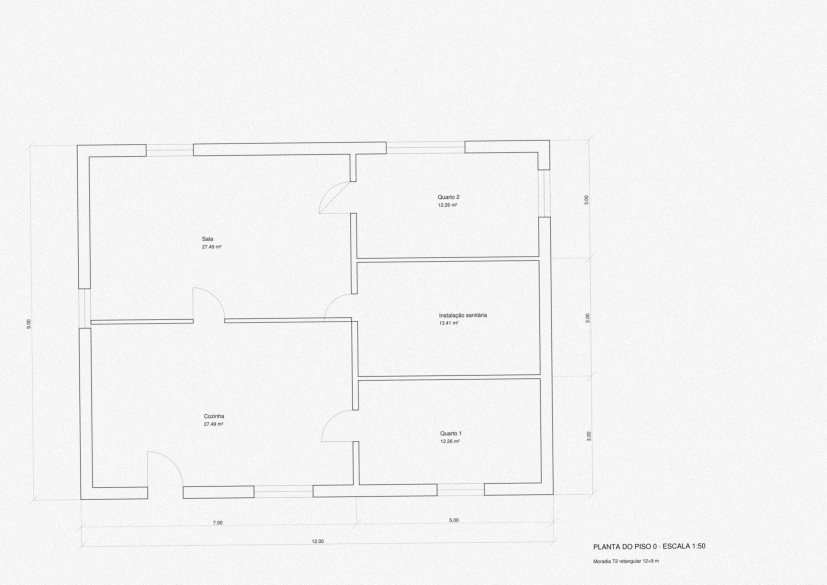
#> input picture backend/tests/fixtures/geometria/casa_a_scan.jpg, 2481 x 1754 px (shown at 1/3 size)
$ python -i raster.py   (imports and definitions only)
#> lines starting #> are read from the running program, lines starting #| are printed output that depends on the picture; after the words box and inside, x2 and y2 are one past the last pixel; in counts of white or black regions, pixels touching at a corner belong together
"""Digitalização / foto / imagem → traços vetoriais, para seguir exatamente o mesmo motor que um PDF vetorial.

Etapas: binarização robusta (fundo irregular, ruído) → endireitamento pelo ângulo dominante dos traços → esqueleto
(eixo de cada traço desenhado) → segmentos retos (Hough probabilístico sobre o esqueleto) → alinhamento ortogonal
dos segmentos quase horizontais/verticais → fusão dos colineares. Coordenadas devolvidas no referencial da imagem
ORIGINAL (a rotação é desfeita), para a sobreposição no ecrã bater certo com o que o utilizador vê.

Substitui, para a leitura automática, o detetor Canny + Hough (`engines/plan_cv.detect_walls`), que confundia paredes,
cotas e hachuras. Um modelo treinado (segmentação) poderá substituir `vetorizar` mais tarde sem mudar o resto.
"""
from __future__ import annotations

import base64
import math

import cv2
import numpy as np


def _carregar(imagem) -> np.ndarray:
    if isinstance(imagem, np.ndarray):
        img = imagem
    else:
        if isinstance(imagem, str):
            imagem = base64.b64decode(imagem.split(",", 1)[-1])
        img = cv2.imdecode(np.frombuffer(imagem, np.uint8), cv2.IMREAD_UNCHANGED)
    if img is None:
        raise ValueError("imagem ilegível")
    if img.ndim == 3:
        if img.shape[2] == 4:
            alpha = img[:, :, 3:4].astype(float) / 255
            img = (img[:, :, :3] * alpha + 255 * (1 - alpha)).astype(np.uint8)
        img = cv2.cvtColor(img, cv2.COLOR_BGR2GRAY)
    return img


def binarizar(gray: np.ndarray) -> np.ndarray:
    """Tinta = 1. Fundo irregular corrigido por divisão pelo fundo estimado; ruído isolado removido."""
    fundo = cv2.medianBlur(gray, 31) if min(gray.shape) > 64 else np.full_like(gray, 255)
    norm = cv2.divide(gray, np.maximum(fundo, 1), scale=255)
    norm = cv2.GaussianBlur(norm, (3, 3), 0)
    otsu, _ = cv2.threshold(norm, 0, 255, cv2.THRESH_BINARY + cv2.THRESH_OTSU)
    # Os traços finos (vidros, folhas de porta, linhas de cota) ficam cinzentos depois da digitalização: o limiar de Otsu,
    # que separa o preto do branco, perde-os. Limiar = fundo − 4 desvios do ruído do fundo (estimado pela MAD).
    fundo_px = norm[norm > max(otsu, 200)]
    sigma = 1.4826 * float(np.median(np.abs(fundo_px - np.median(fundo_px)))) if fundo_px.size else 8.0
    limiar = max(float(otsu), min(245.0, float(np.median(fundo_px) if fundo_px.size else 255) - max(12.0, 4 * sigma)))
    b = (norm < limiar).astype(np.uint8)
    n, lab, stats, _ = cv2.connectedComponentsWithStats(b, 8)
    pequenos = stats[:, cv2.CC_STAT_AREA] < 6
    pequenos[0] = False
    b[pequenos[lab]] = 0
    return b


def angulo_dominante(tinta: np.ndarray) -> float:
    """Inclinação da folha (graus, |a| ≤ 10): estimativa pelos traços longos (Hough) e afinação ao centésimo de grau
    pelo perfil de projeção (as paredes alinhadas dão picos mais altos). Um erro de 0,1° desloca 4 px ao fim de uma
    parede de 2000 px — o suficiente para partir uma face em dois alinhamentos."""
    linhas = cv2.HoughLinesP(tinta * 255, 1, np.pi / 1800, 120, minLineLength=max(60, min(tinta.shape) // 12), maxLineGap=3)
    base = 0.0
    if linhas is not None:
        angs, pesos = [], []
        for x1, y1, x2, y2 in linhas.reshape(-1, 4):
            ang = math.degrees(math.atan2(y2 - y1, x2 - x1))
            ang = ((ang + 45) % 90) - 45
            if abs(ang) <= 10:
                angs.append(ang)
                pesos.append(math.hypot(x2 - x1, y2 - y1))
        if angs:
            ordem = np.argsort(angs)
            acum = np.cumsum(np.array(pesos)[ordem])
            base = float(np.array(angs)[ordem][np.searchsorted(acum, acum[-1] / 2)])
    # afinação: perfis horizontal + vertical, numa versão reduzida (≤ 1600 px)
    f = min(1.0, 1600 / max(tinta.shape))
    peq = cv2.resize(tinta.astype(np.float32), None, fx=f, fy=f, interpolation=cv2.INTER_AREA) if f < 1 else tinta.astype(np.float32)
    h, w = peq.shape
    melhor, nota_max = base, -1.0
    for d in np.arange(-.2, .2001, .01):
        ang = base + d
        M = cv2.getRotationMatrix2D((w / 2, h / 2), ang, 1.0)
        r = cv2.warpAffine(peq, M, (w, h), flags=cv2.INTER_LINEAR, borderValue=0)
        nota = float((r.sum(axis=1) ** 2).sum() + (r.sum(axis=0) ** 2).sum())
        if nota > nota_max:
            melhor, nota_max = ang, nota
    return float(melhor)


def vetorizar(imagem, px_por_m: float | None = None, dpi: float | None = None) -> dict:
    """Imagem → {linhas: [{p:((x1,y1),(x2,y2))}], angulo_graus, tamanho}. `px_por_m` (se conhecido) dimensiona os limiares."""
    from skimage.morphology import skeletonize
    gray = _carregar(imagem)
    h, w = gray.shape
    tinta = binarizar(gray)
    ang = angulo_dominante(tinta)
    centro = (w / 2, h / 2)
    if abs(ang) > .05:
        M = cv2.getRotationMatrix2D(centro, ang, 1.0)
        tinta = cv2.warpAffine(tinta, M, (w, h), flags=cv2.INTER_NEAREST, borderValue=0)
    # fecha micro-falhas do traço (digitalização) sem colar traços paralelos próximos
    tinta = cv2.morphologyEx(tinta, cv2.MORPH_CLOSE, np.ones((2, 2), np.uint8))
    min_len = max(8, int((.06 * px_por_m) if px_por_m else 12))
    # Texto (nomes, áreas, cotas escritas) e símbolos soltos: componentes isolados pequenos. Uma parede, uma janela
    # ou uma porta estão ligadas à rede das paredes e são grandes; uma letra nunca. Saem antes de procurar traços.
    lado_max = (.45 * px_por_m) if px_por_m else max(20, min(h, w) // 60)
    n, lab, stats, _ = cv2.connectedComponentsWithStats(tinta, 8)
    lw, lh, la = stats[:, cv2.CC_STAT_WIDTH], stats[:, cv2.CC_STAT_HEIGHT], stats[:, cv2.CC_STAT_AREA]
    soltos = np.maximum(lw, lh) < lado_max
    # Palavras (letras coladas a 1:100 ou a baixa resolução): faixa baixa (≤ 0,35 m e ≥ 6 px de altura), até 3 m de
    # comprimento, densa em tinta. Um traço de parede tem 2–4 px de altura; um móvel tem mais de 0,35 m nos dois lados.
    if px_por_m:
        baixa = np.minimum(lw, lh)
        palavra = (baixa >= 6) & (baixa <= .35 * px_por_m) & (np.maximum(lw, lh) <= 3 * px_por_m) & (la >= .10 * lw * lh)
        soltos |= palavra
    soltos[0] = False
    texto = soltos[lab]
    tinta[texto] = 0
    # Paredes cheias (« poché »): esvaziadas para ficar só o contorno — as faces da parede são as bordas da mancha.
    dt = cv2.distanceTransform(tinta, cv2.DIST_L2, 3)
    # Só é parede cheia uma mancha com ≥ 5 cm reais e ≥ 6 px de largura: um traço desfocado pela digitalização
    # (3–4 px) continua a ser lido pelo seu eixo, senão a face interior seria tomada pela face da parede.
    # Um traço desenhado tem < 0,8 mm no papel; uma parede cheia tem ≥ 1 mm (0,10 m a 1:100). Com o dpi conhecido, o
    # limiar acompanha a resolução — a 300 dpi um traço desfocado chega a 7 px e continua a ser um traço.
    meia = max(3.0, (.025 * px_por_m) if px_por_m else 3.0, (.4 * dpi / 25.4) if dpi else 0.0)
    nucleo = cv2.erode((dt >= meia).astype(np.uint8), np.ones((3, 3), np.uint8), iterations=1)
    espesso = int(2 * meia) + 1      # um componente mais largo do que isto é uma mancha (parede cheia), não um traço
    tinta = tinta & (1 - nucleo)
    segs = []
    resto = tinta.copy()
    for horizontal in (True, False):
        k = cv2.getStructuringElement(cv2.MORPH_RECT, (min_len, 1) if horizontal else (1, min_len))
        mask = cv2.morphologyEx(tinta, cv2.MORPH_OPEN, k)
        segs += _segmentos_da_mascara(mask, horizontal, espesso, min_len)
        resto[cv2.dilate(mask, np.ones((3, 3), np.uint8)) > 0] = 0
    # traços oblíquos (paredes inclinadas, arcos aproximados): Hough sobre o esqueleto do que sobra
    esq = skeletonize(resto.astype(bool)).astype(np.uint8)
    if esq.any():
        gap = max(2, int((.012 * px_por_m) if px_por_m else 3))
        hl = cv2.HoughLinesP(esq * 255, 1, np.pi / 360, max(6, min_len // 2), minLineLength=min_len, maxLineGap=gap)
        if hl is not None:
            segs += [tuple(map(float, l)) for l in hl.reshape(-1, 4)]
    segs = _fundir_colineares(_ortogonalizar(segs), tol=1.6)
    # desfaz a rotação: referencial da imagem original
    if abs(ang) > .05:
        Minv = cv2.getRotationMatrix2D(centro, -ang, 1.0)
        def back(x, y):
            return (Minv[0, 0] * x + Minv[0, 1] * y + Minv[0, 2], Minv[1, 0] * x + Minv[1, 1] * y + Minv[1, 2])
    else:
        def back(x, y):
            return (x, y)
    linhas = [{"p": (back(x1, y1), back(x2, y2)), "camada": "", "largura": None} for x1, y1, x2, y2 in segs]
    endireitadas = [{"p": ((x1, y1), (x2, y2)), "camada": "", "largura": None} for x1, y1, x2, y2 in segs]
    return {"linhas": linhas, "linhas_endireitadas": endireitadas, "angulo_graus": round(ang, 3), "tamanho": [w, h],
            "rotacao": {"centro": centro, "angulo": ang}}


def _segmentos_da_mascara(mask: np.ndarray, horizontal: bool, espesso: int, min_len: int):
    """Cada componente de uma máscara direcional é um traço: fino → o seu eixo; espesso (parede cheia, « poché »)
    → as suas duas faces. Um traço contínuo dá UM segmento (sem a fragmentação do Hough)."""
    n, lab, stats, _ = cv2.connectedComponentsWithStats(mask, 8)
    out = []
    for i in range(1, n):
        x, y, w, h, area = stats[i]
        comp, larg = (w, h) if horizontal else (h, w)
        if comp < min_len:
            continue
        if larg <= espesso:
            ys, xs = np.nonzero(lab[y:y + h, x:x + w] == i)
            c = (ys.mean() + y) if horizontal else (xs.mean() + x)
            out.append((x, c, x + w - 1, c) if horizontal else (c, y, c, y + h - 1))
        else:
            if horizontal:
                out += [(x, y, x + w - 1, y), (x, y + h - 1, x + w - 1, y + h - 1)]
            else:
                out += [(x, y, x, y + h - 1), (x + w - 1, y, x + w - 1, y + h - 1)]
    return [tuple(map(float, s)) for s in out]


def _ortogonalizar(segs, tol_graus: float = 2.0):
    out = []
    for x1, y1, x2, y2 in segs:
        a = math.degrees(math.atan2(y2 - y1, x2 - x1)) % 180
        if min(a, 180 - a) <= tol_graus:
            y = (y1 + y2) / 2
            out.append((min(x1, x2), y, max(x1, x2), y))
        elif abs(a - 90) <= tol_graus:
            x = (x1 + x2) / 2
            out.append((x, min(y1, y2), x, max(y1, y2)))
        else:
            out.append((x1, y1, x2, y2))
    return out


def _fundir_colineares(segs, tol: float):
    """Funde os segmentos horizontais (e verticais) da mesma linha que se tocam ou se sobrepõem — o esqueleto parte-os."""
    hs = sorted((s for s in segs if s[1] == s[3]), key=lambda s: (s[1], s[0]))
    vs = sorted((s for s in segs if s[0] == s[2] and s[1] != s[3]), key=lambda s: (s[0], s[1]))
    outros = [s for s in segs if s not in hs and s not in vs]

    def fundir(lista, horizontal):
        linhas = []        # agrupa por coordenada transversal (tolerância), depois funde intervalos
        for s in lista:
            c = s[1] if horizontal else s[0]
            a, b = (s[0], s[2]) if horizontal else (s[1], s[3])
            for L in linhas:
                if abs(L["c"] - c) <= tol:
                    L["iv"].append((a, b, c, b - a))
                    tot = sum(i[3] for i in L["iv"])
                    L["c"] = sum(i[2] * i[3] for i in L["iv"]) / tot if tot else c
                    break
            else:
                linhas.append({"c": c, "iv": [(a, b, c, b - a)]})
        res = []
        for L in linhas:
            ivs = sorted((a, b) for a, b, *_ in L["iv"])
            cur = list(ivs[0])
            fundidos = []
            for a, b in ivs[1:]:
                if a <= cur[1] + tol * 1.5:
                    cur[1] = max(cur[1], b)
                else:
                    fundidos.append(tuple(cur))
                    cur = [a, b]
            fundidos.append(tuple(cur))
            for a, b in fundidos:
                res.append((a, L["c"], b, L["c"]) if horizontal else (L["c"], a, L["c"], b))
        return res
    return fundir(hs, True) + fundir(vs, False) + outros

>>> import cv2
>>> picture = cv2.imread('../../tests/fixtures/geometria/casa_a_scan.jpg')
#> picture is the input picture: shape (1754, 2481, 3); min 26, max 255, mean 244.2
>>> result = vetorizar(picture)
#> in binarizar, `otsu, _ = cv2.threshold(norm, 0, 255, cv2.THRESH_BINARY + cv2.THRESH_O..`: otsu = 209
#> in binarizar, `sigma = 1.4826 * float(np.median(np.abs(fundo_px - np.median(fundo_px)..`: sigma = 1.48
#> in binarizar, `limiar = max(float(otsu), min(245.0, float(np.median(fundo_px) if fund..`: limiar = 241
#> in binarizar, `b = (norm < limiar).astype(np.uint8)`:
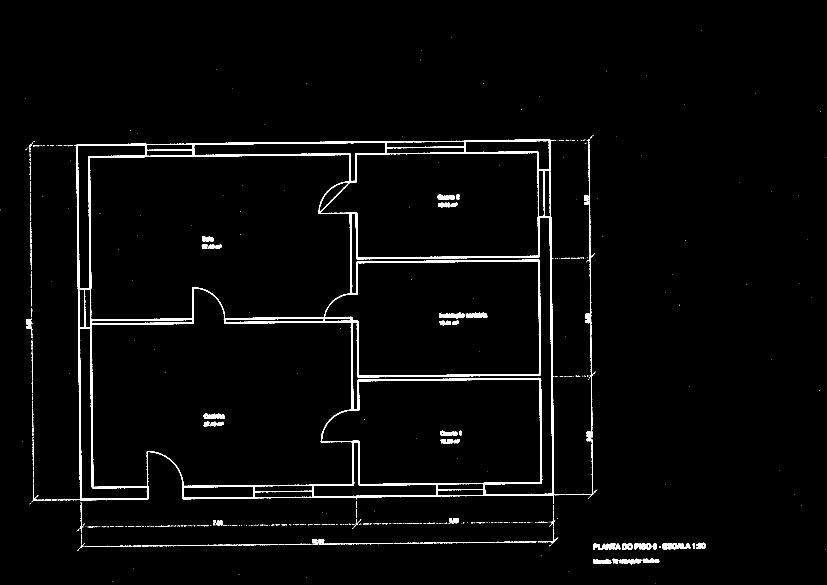
#> b: shape (1754, 2481) (shown at 1/3 size); values 0 (black) and 1 (white), 2.3% white; 516 white regions (376 under 20 px), largest, box (x1, y1, x2, y2) and area: (222, 418, 1695, 1503) 75583, (1988, 1629, 2071, 1648) 1069, (1317, 938, 1394, 956) 903
#> in binarizar, `n, lab, stats, _ = cv2.connectedComponentsWithStats(b, 8)`:
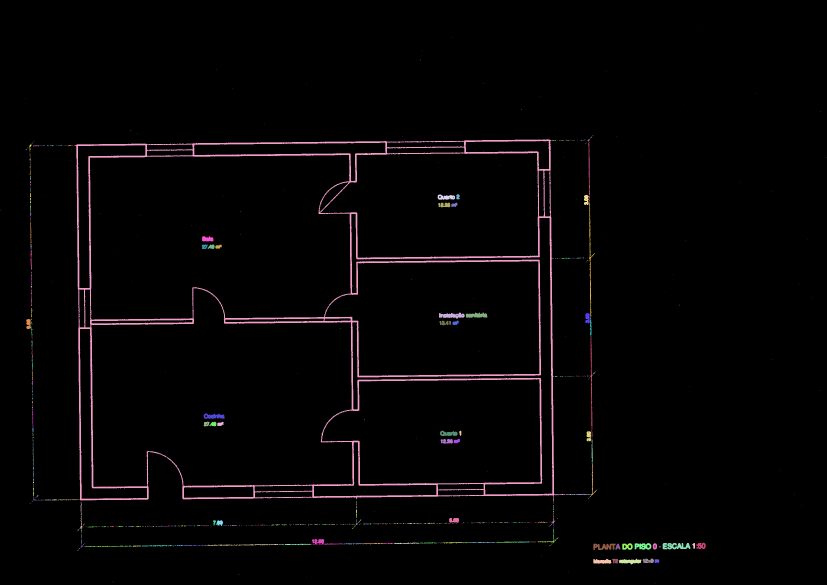
#> lab: shape (1754, 2481) int32 (shown at 1/3 size); 517 distinct labels, from 0 to 516; one colour per label, 0 black
#> in binarizar, `n, lab, stats, _ = cv2.connectedComponentsWithStats(b, 8)`: n = 517; stats = 517 rows, first 6: [0, 0, 2481, 1754, 4250231], [2103, 90, 1, 1, 1], [1354, 111, 1, 1, 1], [1264, 151, 1, 1, 1], [1261, 179, 1, 2, 2], [650, 208, 1, 1, 1]
#> in angulo_dominante, `linhas = cv2.HoughLinesP(tinta * 255, 1, np.pi / 1800, 120, minLineLen..`: linhas = 106 rows, first 6: [225, 436, 1667, 421], [927, 1490, 1320, 1486], [1076, 1454, 1625, 1448], [99, 1500, 444, 1497], [538, 466, 1051, 462], [265, 470, 1051, 463]
#> the loop in angulo_dominante, `for x1, y1, x2, y2 in linhas.reshape(-1, 4):` made 106 passes
#> (x1, y1, x2, y2, ang) on passes 1 to 8: (225, 436, 1667, 421, -0.596), (927, 1490, 1320, 1486, -0.583), (1076, 1454, 1625, 1448, -0.626), (99, 1500, 444, 1497, -0.498), (538, 466, 1051, 462, -0.447), (265, 470, 1051, 463, -0.51), (1647, 419, 1660, 1488, -0.697), (558, 431, 1159, 424, -0.667)
#> after the loop in angulo_dominante, `for x1, y1, x2, y2 in linhas.reshape(-1, 4):`: angs = 106 values, max 0 at index 72, min -0.966 at index 30, mean -0.534; pesos = 106 values, max 1442.1 at index 0, min 146 at index 104, mean 347.7
#> in angulo_dominante, `ordem = np.argsort(angs)`: ordem = 106 values, max 105 at index 69, min 0 at index 49, mean 52.5
#> in angulo_dominante, `acum = np.cumsum(np.array(pesos)[ordem])`: acum = 106 values from 178 to 36855
#> in angulo_dominante, `base = float(np.array(angs)[ordem][np.searchsorted(acum, acum[-1] / 2)])`: base = -0.596
#> in angulo_dominante, `peq = cv2.resize(tinta.astype(np.float32), None, fx=f, fy=f, interpola..`:
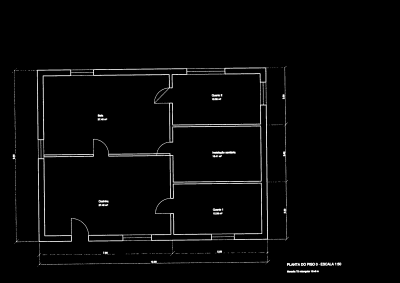
#> peq: shape (1131, 1600) float32 (shown at 1/4 size); min 0, max 1, mean 0.0232
#> in angulo_dominante, `melhor, nota_max = base, -1.0`: nota_max = -1
#> the loop in angulo_dominante, `for d in np.arange(-.2, .2001, .01):` made 41 passes
#> (ang, M, nota, melhor, nota_max) on passes 1 to 5: (-0.796, [[1, -0.0139, 7.93], [0.0139, 1, -11.06]], 15901968, -0.796, 15901968), (-0.786, [[1, -0.0137, 7.83], [0.0137, 1, -10.92]], 16129112, -0.786, 16129112), (-0.776, [[1, -0.0135, 7.73], [0.0135, 1, -10.78]], 16354215, -0.776, 16354215), (-0.766, [[1, -0.0134, 7.63], [0.0134, 1, -10.64]], 16579517, -0.766, 16579517), (-0.756, [[1, -0.0132, 7.53], [0.0132, 1, -10.51]], 16803352, -0.756, 16803352)
#> pass 1, in angulo_dominante, `r = cv2.warpAffine(peq, M, (w, h), flags=cv2.INTER_LINEAR, borderValue..`:
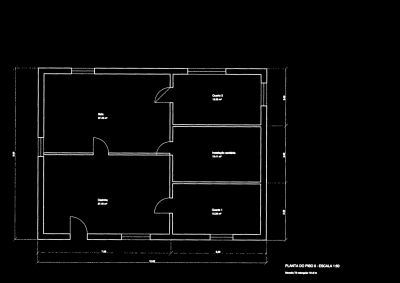
#> r: shape (1131, 1600) float32 (shown at 1/4 size); min 0, max 1, mean 0.0232
#> after the loop in angulo_dominante, `for d in np.arange(-.2, .2001, .01):`: melhor = -0.606; nota_max = 18977804
#> in vetorizar, `ang = angulo_dominante(tinta)`: ang = -0.606
#> in vetorizar, `M = cv2.getRotationMatrix2D(centro, ang, 1.0)`: M = [[1, -0.0106, 9.34], [0.0106, 1, -13.07]]
#> in vetorizar, `n, lab, stats, _ = cv2.connectedComponentsWithStats(tinta, 8)`:
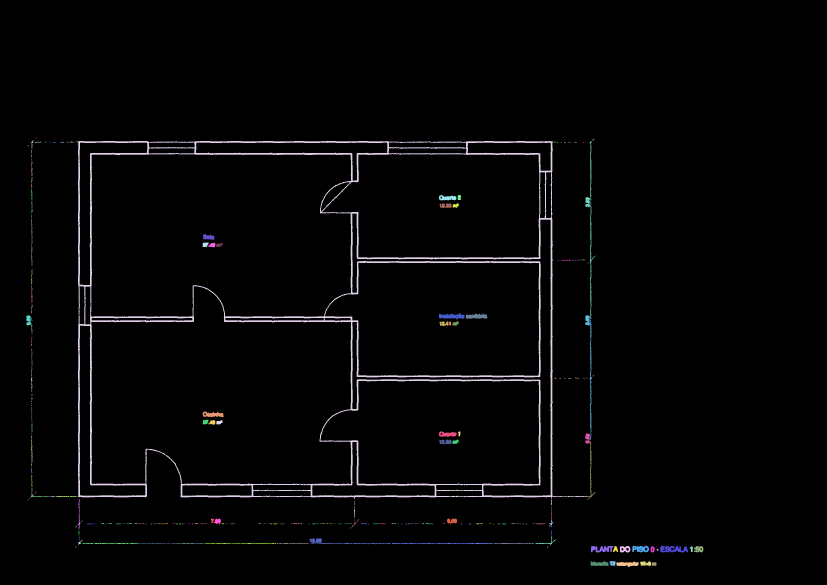
#> lab: shape (1754, 2481) int32 (shown at 1/3 size); 221 distinct labels, from 0 to 220; one colour per label, 0 black
#> in vetorizar, `n, lab, stats, _ = cv2.connectedComponentsWithStats(tinta, 8)`: n = 221; stats = 221 rows, first 6: [0, 0, 2481, 1754, 4249991], [107, 412, 3, 3, 6], [1777, 416, 6, 6, 15], [94, 420, 8, 26, 61], [228, 423, 1538, 1093, 76035], [105, 425, 18, 3, 33]
#> in vetorizar, `lw, lh, la = stats[:, cv2.CC_STAT_WIDTH], stats[:, cv2.CC_STAT_HEIGHT]..`: lw = 221 values, max 2481 at index 0, min 2 at index 22, mean 36.63; lh = 221 values, max 1754 at index 0, min 1 at index 19, mean 28.04; la = 221 values, max 4249991 at index 0, min 6 at index 1, mean 19690.8
#> in vetorizar, `tinta[texto] = 0`:
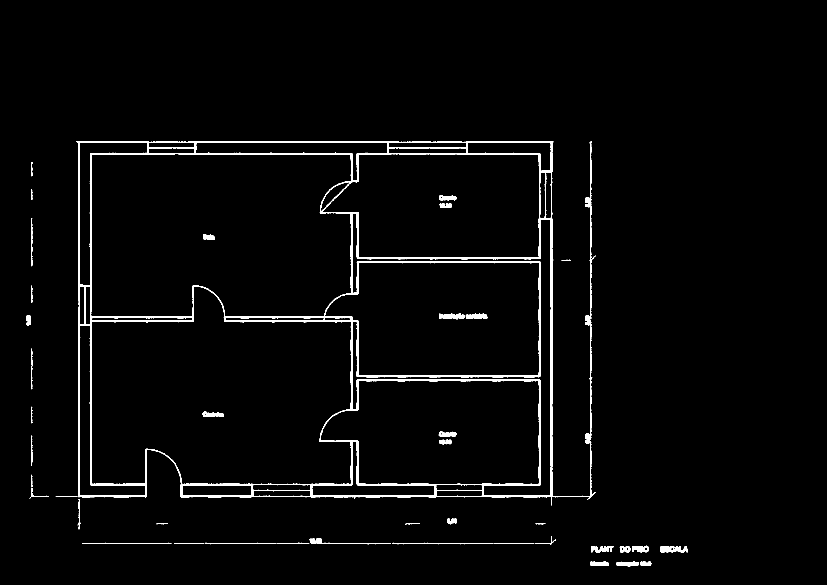
#> tinta: shape (1754, 2481) (shown at 1/3 size); values 0 (black) and 1 (white), 2.2% white; 47 white regions, largest, box (x1, y1, x2, y2) and area: (228, 423, 1766, 1516) 76035, (1756, 424, 1787, 957) 1695, (1756, 945, 1777, 1320) 1245
#> in vetorizar, `nucleo = cv2.erode((dt >= meia).astype(np.uint8), np.ones((3, 3), np.u..`:
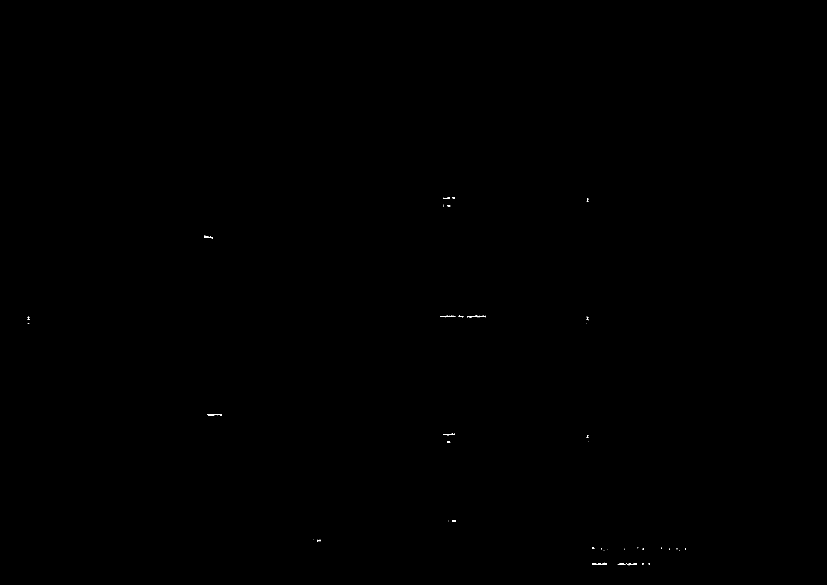
#> nucleo: shape (1754, 2481) (shown at 1/3 size); values 0 (black) and 1 (white), 0.03% white; 41 white regions (21 under 20 px), largest, box (x1, y1, x2, y2) and area: (1402, 946, 1457, 952) 162, (1321, 947, 1366, 952) 122, (622, 1242, 666, 1247) 111
#> the loop in vetorizar, `for horizontal in (True, False):` made 2 passes
#> n in _segmentos_da_mascara on passes 1 to 2: 109, 127
#> (the rest of the program and of its run is left out)
